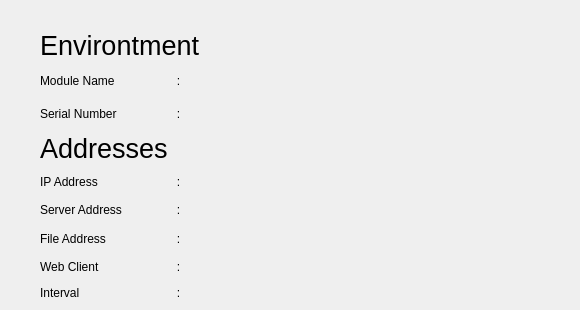
     <widget class="QWidget" name="tab_environtment">
      <attribute name="title">
       <string>Environtment</string>
      </attribute>
      <widget class="QWidget" name="layoutWidget">
       <property name="geometry">
        <rect>
         <x>40</x>
         <y>30</y>
         <width>531</width>
         <height>271</height>
        </rect>
       </property>
       <layout class="QVBoxLayout" name="verticalLayout">
        <item>
         <widget class="QLabel" name="label_47">
          <property name="font">
           <font>
            <pointsize>20</pointsize>
           </font>
          </property>
          <property name="text">
           <string>Environtment</string>
          </property>
         </widget>
        </item>
        <item>
         <layout class="QGridLayout" name="gridLayout_11">
          <item row="0" column="0">
           <widget class="QLabel" name="label_31">
            <property name="minimumSize">
             <size>
              <width>130</width>
              <height>17</height>
             </size>
            </property>
            <property name="maximumSize">
             <size>
              <width>130</width>
              <height>17</height>
             </size>
            </property>
            <property name="text">
             <string>Module Name</string>
            </property>
           </widget>
          </item>
          <item row="0" column="1">
           <widget class="QLabel" name="label_32">
            <property name="minimumSize">
             <size>
              <width>5</width>
              <height>17</height>
             </size>
            </property>
            <property name="maximumSize">
             <size>
              <width>5</width>
              <height>17</height>
             </size>
            </property>
            <property name="text">
             <string>:</string>
            </property>
            <property name="alignment">
             <set>Qt::AlignCenter</set>
            </property>
           </widget>
          </item>
          <item row="0" column="2">
           <widget class="QLabel" name="module_name">
            <property name="minimumSize">
             <size>
              <width>141</width>
              <height>27</height>
             </size>
            </property>
            <property name="text">
             <string/>
            </property>
           </widget>
          </item>
          <item row="1" column="0">
           <widget class="QLabel" name="label_38">
            <property name="minimumSize">
             <size>
              <width>130</width>
              <height>17</height>
             </size>
            </property>
            <property name="maximumSize">
             <size>
              <width>130</width>
              <height>17</height>
             </size>
            </property>
            <property name="text">
             <string>Serial Number</string>
            </property>
           </widget>
          </item>
          <item row="1" column="1">
           <widget class="QLabel" name="label_37">
            <property name="minimumSize">
             <size>
              <width>5</width>
              <height>17</height>
             </size>
            </property>
            <property name="maximumSize">
             <size>
              <width>5</width>
              <height>17</height>
             </size>
            </property>
            <property name="text">
             <string>:</string>
            </property>
            <property name="alignment">
             <set>Qt::AlignCenter</set>
            </property>
           </widget>
          </item>
          <item row="1" column="2">
           <widget class="QLabel" name="serial_number">
            <property name="minimumSize">
             <size>
              <width>141</width>
              <height>27</height>
             </size>
            </property>
            <property name="text">
             <string/>
            </property>
           </widget>
          </item>
         </layout>
        </item>
        <item>
         <spacer name="verticalSpacer">
          <property name="orientation">
           <enum>Qt::Vertical</enum>
          </property>
          <property name="sizeHint" stdset="0">
           <size>
            <width>20</width>
            <height>40</height>
           </size>
          </property>
         </spacer>
        </item>
        <item>
         <widget class="QLabel" name="label_48">
          <property name="font">
           <font>
            <pointsize>20</pointsize>
           </font>
          </property>
          <property name="text">
           <string>Addresses</string>
          </property>
         </widget>
        </item>
        <item>
         <layout class="QGridLayout" name="gridLayout_12">
          <item row="2" column="0">
           <widget class="QLabel" name="label_42">
            <property name="minimumSize">
             <size>
              <width>130</width>
              <height>17</height>
             </size>
            </property>
            <property name="maximumSize">
             <size>
              <width>130</width>
              <height>17</height>
             </size>
            </property>
            <property name="text">
             <string>File Address</string>
            </property>
           </widget>
          </item>
          <item row="2" column="1">
           <widget class="QLabel" name="label_46">
            <property name="minimumSize">
             <size>
              <width>5</width>
              <height>17</height>
             </size>
            </property>
            <property name="maximumSize">
             <size>
              <width>5</width>
              <height>17</height>
             </size>
            </property>
            <property name="text">
             <string>:</string>
            </property>
            <property name="alignment">
             <set>Qt::AlignCenter</set>
            </property>
           </widget>
          </item>
          <item row="2" column="2">
           <widget class="QLabel" name="file_address">
            <property name="minimumSize">
             <size>
              <width>141</width>
              <height>27</height>
             </size>
            </property>
            <property name="text">
             <string/>
            </property>
           </widget>
          </item>
          <item row="0" column="0">
           <widget class="QLabel" name="label_39">
            <property name="minimumSize">
             <size>
              <width>130</width>
              <height>17</height>
             </size>
            </property>
            <property name="maximumSize">
             <size>
              <width>130</width>
              <height>17</height>
             </size>
            </property>
            <property name="text">
             <string>IP Address</string>
            </property>
           </widget>
          </item>
          <item row="0" column="1">
           <widget class="QLabel" name="label_43">
            <property name="minimumSize">
             <size>
              <width>5</width>
              <height>17</height>
             </size>
            </property>
            <property name="maximumSize">
             <size>
              <width>5</width>
              <height>17</height>
             </size>
            </property>
            <property name="text">
             <string>:</string>
            </property>
            <property name="alignment">
             <set>Qt::AlignCenter</set>
            </property>
           </widget>
          </item>
          <item row="0" column="2">
           <widget class="QLabel" name="ip_address">
            <property name="minimumSize">
             <size>
              <width>141</width>
              <height>27</height>
             </size>
            </property>
            <property name="text">
             <string/>
            </property>
           </widget>
          </item>
          <item row="1" column="1">
           <widget class="QLabel" name="label_45">
            <property name="minimumSize">
             <size>
              <width>5</width>
              <height>17</height>
             </size>
            </property>
            <property name="maximumSize">
             <size>
              <width>5</width>
              <height>17</height>
             </size>
            </property>
            <property name="text">
             <string>:</string>
            </property>
            <property name="alignment">
             <set>Qt::AlignCenter</set>
            </property>
           </widget>
          </item>
          <item row="1" column="0">
           <widget class="QLabel" name="label_41">
            <property name="minimumSize">
             <size>
              <width>130</width>
              <height>17</height>
             </size>
            </property>
            <property name="maximumSize">
             <size>
              <width>130</width>
              <height>17</height>
             </size>
            </property>
            <property name="text">
             <string>Server Address</string>
            </property>
           </widget>
          </item>
          <item row="1" column="2">
           <widget class="QLabel" name="server_address">
            <property name="minimumSize">
             <size>
              <width>141</width>
              <height>27</height>
             </size>
            </property>
            <property name="text">
             <string/>
            </property>
           </widget>
          </item>
          <item row="3" column="0">
           <widget class="QLabel" name="label_49">
            <property name="minimumSize">
             <size>
              <width>130</width>
              <height>17</height>
             </size>
            </property>
            <property name="maximumSize">
             <size>
              <width>130</width>
              <height>17</height>
             </size>
            </property>
            <property name="text">
             <string>Web Client</string>
            </property>
           </widget>
          </item>
          <item row="3" column="1">
           <widget class="QLabel" name="label_50">
            <property name="minimumSize">
             <size>
              <width>5</width>
              <height>17</height>
             </size>
            </property>
            <property name="maximumSize">
             <size>
              <width>5</width>
              <height>17</height>
             </size>
            </property>
            <property name="text">
             <string>:</string>
            </property>
            <property name="alignment">
             <set>Qt::AlignCenter</set>
            </property>
           </widget>
          </item>
          <item row="3" column="2">
           <widget class="QLabel" name="web_client">
            <property name="minimumSize">
             <size>
              <width>141</width>
              <height>27</height>
             </size>
            </property>
            <property name="text">
             <string/>
            </property>
           </widget>
          </item>
          <item row="4" column="0">
           <widget class="QLabel" name="label_40">
            <property name="text">
             <string>Interval</string>
            </property>
           </widget>
          </item>
          <item row="4" column="1">
           <widget class="QLabel" name="label_51">
            <property name="minimumSize">
             <size>
              <width>5</width>
              <height>17</height>
             </size>
            </property>
            <property name="maximumSize">
             <size>
              <width>5</width>
              <height>17</height>
             </size>
            </property>
            <property name="text">
             <string>:</string>
            </property>
            <property name="alignment">
             <set>Qt::AlignCenter</set>
            </property>
           </widget>
          </item>
          <item row="4" column="2">
           <widget class="QLabel" name="interval">
            <property name="text">
             <string/>
            </property>
           </widget>
          </item>
         </layout>
        </item>
       </layout>
      </widget>
     </widget>
